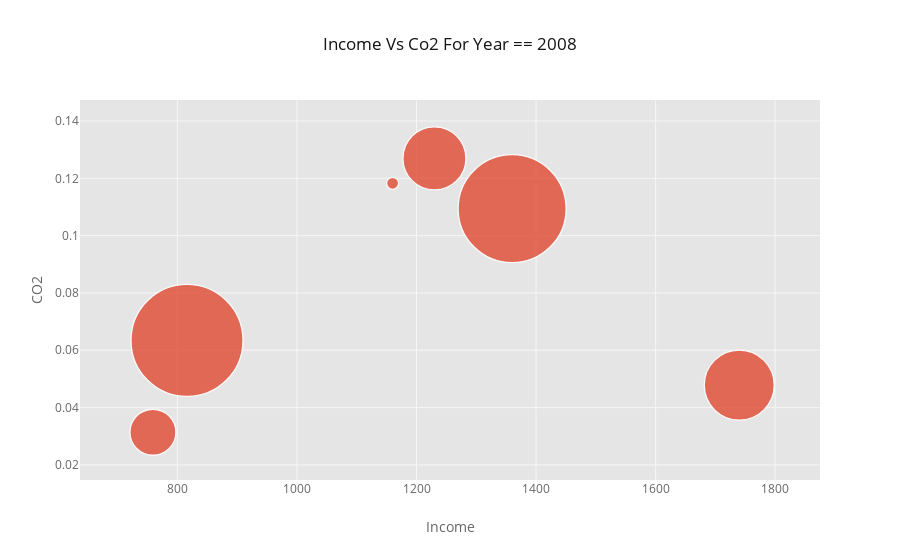

Source (notebook cell):
### Code cell
# look at regions with an hdi level

query = 'year == 2008'
x = 'income'
y = 'CO2'
size = 'CO2_footprint'
cat_col = 'region'

for level in df['hdi_level'].unique()[1:]:
    #print level
    plot_bubble(df.query(query).loc[df.query(query)['hdi_level']==level], cat_col)

### Figure 1 — Plotly figure (JSON) as saved in the notebook; plotly's stock layout.template omitted (floating-point values rounded to 4 significant figures)
{"data": [{"marker": {"color": "rgba(226, 74, 51, 1.0)", "line": {"width": 1.3}, "opacity": 0.8, "size": [108, 46, 70, 63, 112, 12], "symbol": "dot"}, "mode": "markers", "name": "Africa", "text": ["Burkina Faso", "Burundi", "Chad", "Guinea", "Niger", "Sierra Leone"], "textfont": {"color": "#666666"}, "type": "scatter", "x": [1360, 759, 1740, 1230, 816, 1160], "y": [0.1094, 0.03139, 0.04784, 0.127, 0.06344, 0.1183]}], "layout": {"legend": {"bgcolor": "#FFFFFF", "font": {"color": "#666666"}}, "paper_bgcolor": "#FFFFFF", "plot_bgcolor": "#E5E5E5", "title": "Income Vs Co2 For Year == 2008", "titlefont": {"color": "#151516"}, "xaxis1": {"gridcolor": "#F6F6F6", "showgrid": true, "tickfont": {"color": "#666666"}, "title": "Income", "titlefont": {"color": "#666666"}, "zerolinecolor": "#F6F6F6"}, "yaxis1": {"gridcolor": "#F6F6F6", "showgrid": true, "tickfont": {"color": "#666666"}, "title": "CO2", "titlefont": {"color": "#666666"}, "zerolinecolor": "#F6F6F6"}}}
